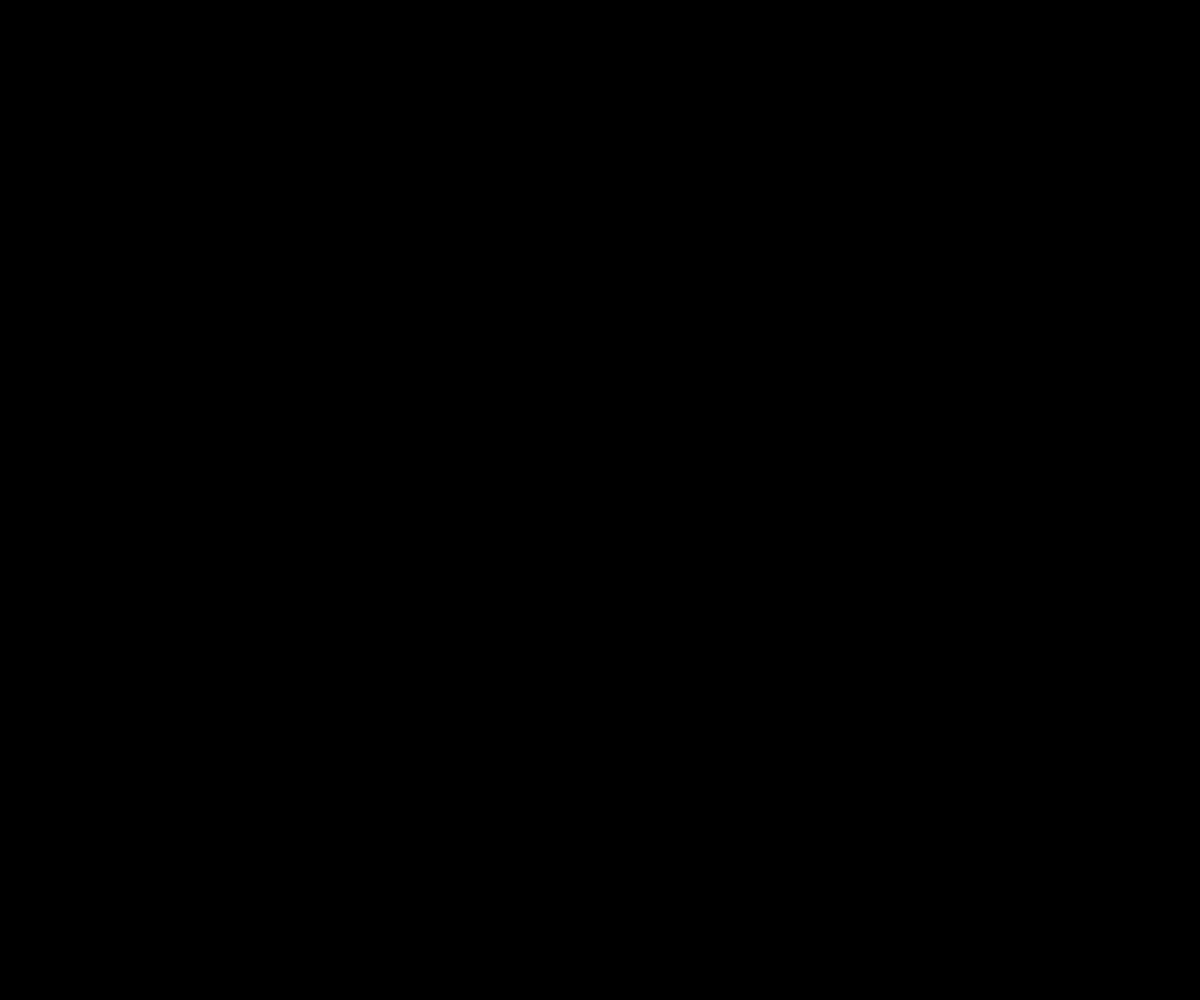
Frame 1 (no input)
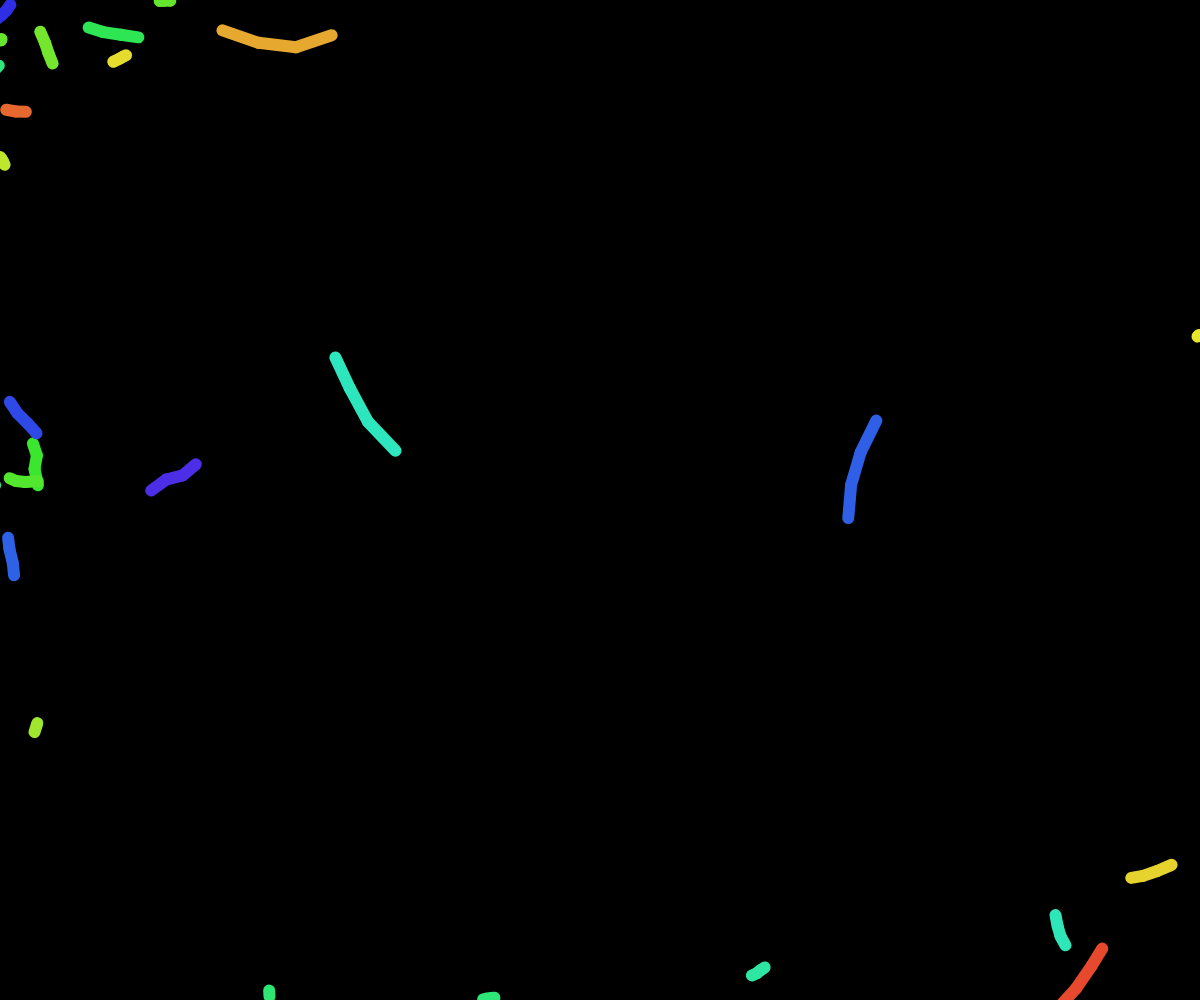
Frame 60 (no input)
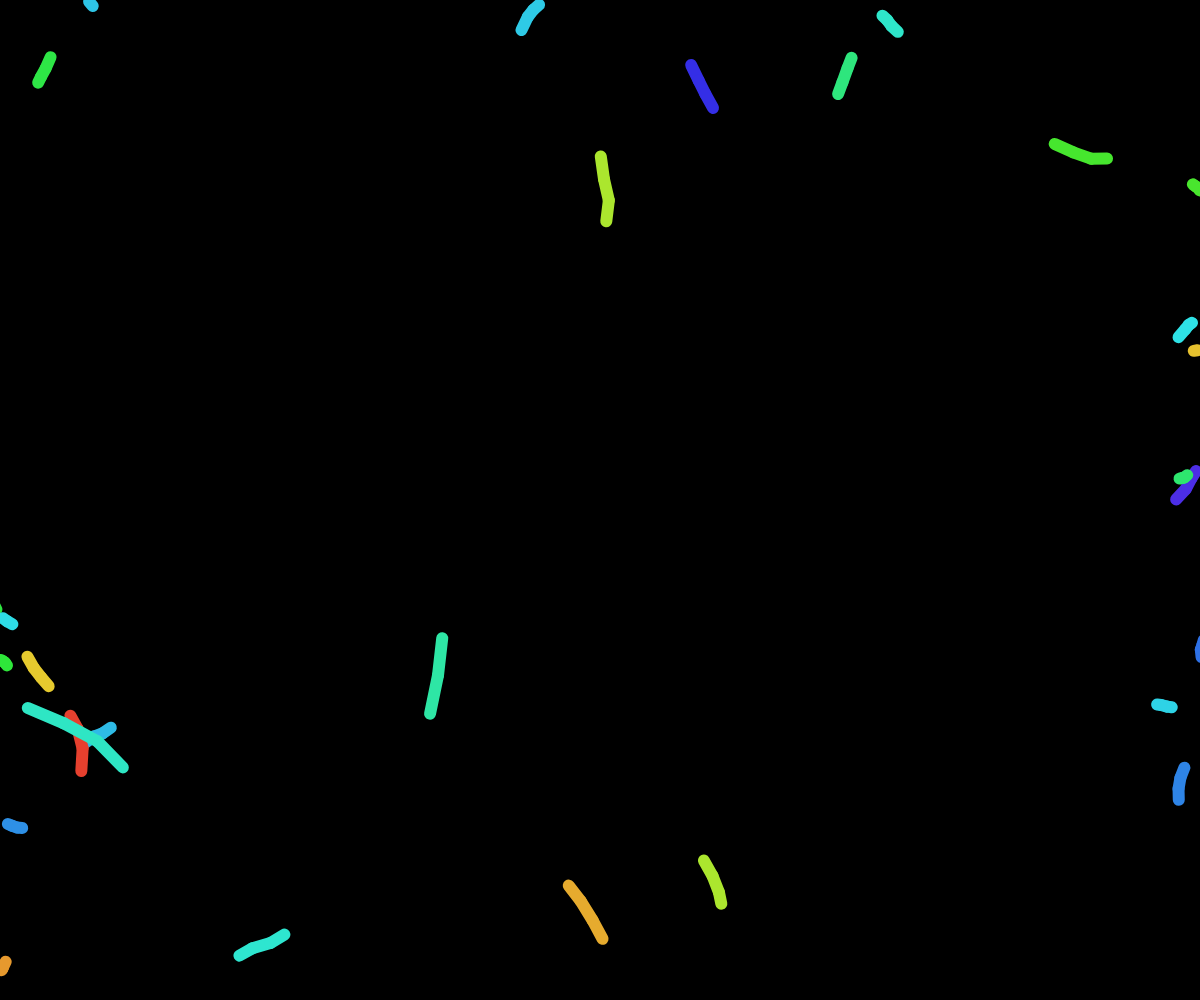
Frame 120 (the mouse pressed at the canvas centre since frame 60)

The p5.js sketch that drew these frames (run headless with seeded random() and noise() and a simulated clock; from frame 60 on, the mouse is pressed at the canvas centre):

// p5.js sketch
// ── sketch.js
let lines = [];
let counter = 0;

function setup() {
  createCanvas(windowWidth, windowHeight);
  strokeWeight(12);
  colorMode(HSB);
  let amount = random(20,40);
  for(let i = 0; i < amount; i++){
    lines.push(new Line());
  }
  //lines.push(new Line());
  frameRate(24);
}

function draw() {
  background(0);
  for(let i = 0; i < lines.length; i++){
    lines[i].step();
    lines[i].render();
  }
  if(counter > 20){
    //noLoop();
  }
  else
    counter++;

}


// ── Line.js
class Line{
    constructor(segmentLengths, rotations, colors, segmentsPerStep){
        this.segmentLengths = segmentLengths != null ? segmentLengths : [];
        this.rotations = rotations != null ? rotations : [];
        this.colors = colors != null ? colors : [];
        this.segmentsPerStep = segmentsPerStep != null ? segmentsPerStep : 4;
        this.index = 0;
        this.segmentsOnScreen = 0;
        this.startPoint = [0,0];
        this.startAngle = 0;
        this.endTrigger = false;
        this.saturation = 80;
        this.lum = 90;
        this.generate();
    }
    generate(){
        this.index = 0;
        this.endTrigger = false;
        this.segmentsOnScreen = 0;
        let speed = random(1, 8);
        let segments = random(10,30);
        this.colors = [];
        let baseColor = [round(random(0,255)),this.saturation, this.lum];
        this.colors.push(baseColor);
        this.rotations = [];
        this.segmentLengths = [];
        let picker = random() > 0.5 ? random() > 0.5 ? 0 : 1 : random() > 0.5 ? 2 : 3;
        if(picker == 0){
            this.startPoint = [random(0,windowWidth),0];
            this.startAngle = random(0.1,PI);
        }
        else if (picker == 1){
            this.startPoint = [random(0,windowWidth),windowHeight];
            this.startAngle = random(PI,TWO_PI);
        }
        else if (picker == 2){
            this.startPoint = [0,random(0,windowHeight)];
            this.startAngle = random() > 0.5 ? random(0,HALF_PI) : random(PI+HALF_PI,TWO_PI);
        }
        else if (picker == 3){
            this.startPoint = [windowWidth, random(0,windowHeight)];
            this.startAngle = random(PI+HALF_PI,HALF_PI);
        }
        for(let i = 0; i < segments; i++){
            this.segmentLengths.push(speed);
            this.rotations.push(randomGaussian(0,QUARTER_PI/4));
            speed += randomGaussian(1,2.2);
            if(speed < 0)
                speed = 1;
        }
    }
    step(){
        if(this.segmentsOnScreen >= this.segmentsPerStep)
            this.index++;
        else{
            this.segmentsOnScreen++;
        }
    }
    render(){
        push();
        translate(this.startPoint[0],this.startPoint[1]);
        rotate(this.startAngle);
        //stroke(this.colors[0][0],this.colors[0][1],this.colors[0][2]);
        for (let index = 0; index < this.segmentLengths.length; index++) {
            if(index > this.index && index < this.index+this.segmentsOnScreen)
                stroke(this.colors[0][0],this.colors[0][1],this.colors[0][2]);
            else
                stroke(0,0,0,0);
            //let j = min(index+ this.index, this.segmentLengths.length-1);
            line(0,0,this.segmentLengths[index],0);
            translate(this.segmentLengths[index],0);
            rotate(this.rotations[index]);
        }
        pop();
        if(this.index+this.segmentsPerStep > this.rotations.length-1)
            this.endTrigger = true;
        if(this.endTrigger && this.index >= this.segmentLengths.length)
            this.generate();
    }
    rotateLine(x1,y1,x2,y2, rotato){
        x2 -= x1;
        y2 -= y1;
        //convert to polar
        let r = sqrt(pow(x2,2)+pow(y2,2));
        let theta = atan(y2/x2);
        theta += rotato;
        return [r * cos(theta), r * sin(theta)];
    }

}
